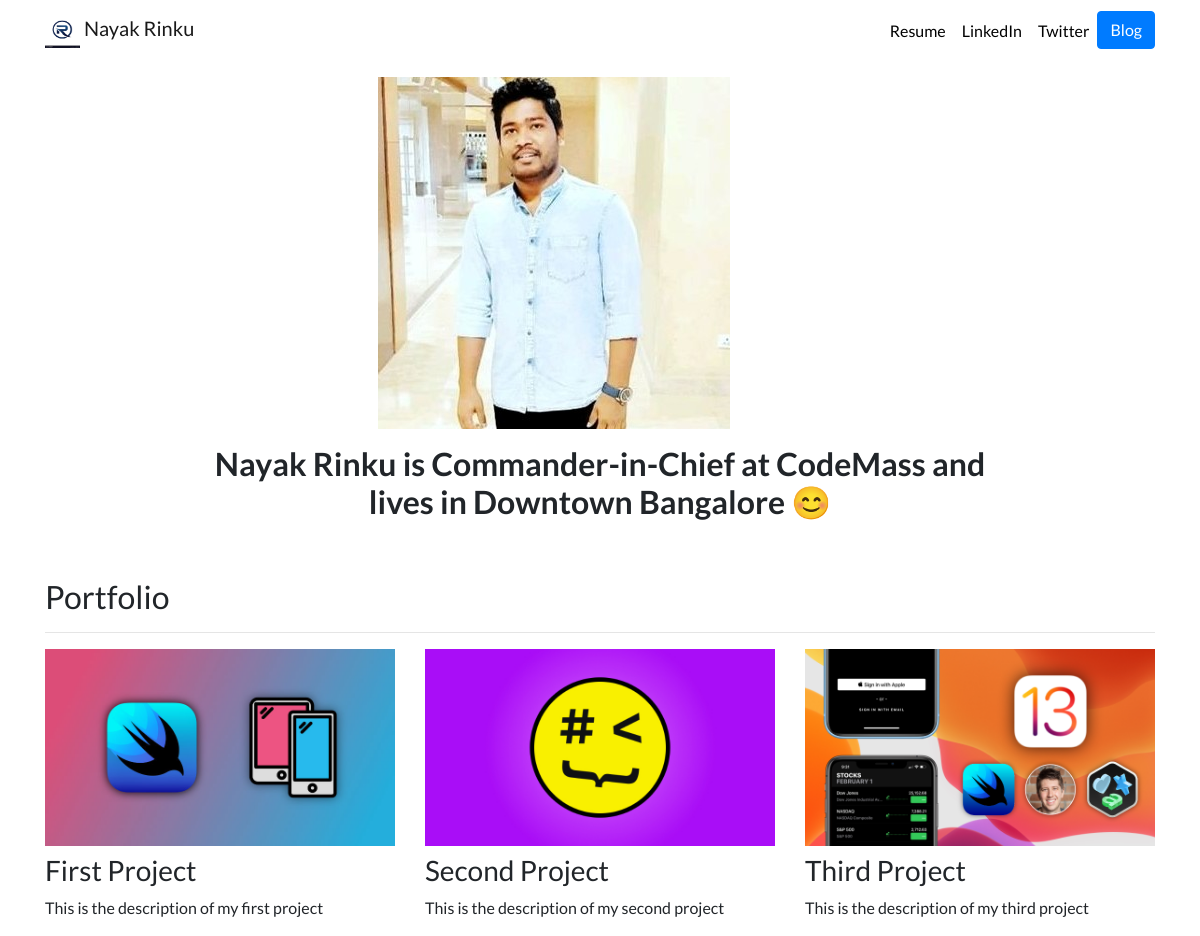
The page / on the database its author committed.
### portfolio/models.py (models this page shows, shortened)
class Project(models.Model):
    title = models.CharField(max_length=100)
    description = models.CharField(max_length=250)
    image = models.ImageField(upload_to='portfolio/images')
    url = models.URLField(blank=True)

### portfolio/views.py (the view)
# urls.py: 2. Add a URL to urlpatterns:  path('', views.home, name='home')
def home(request):
    projects = Project.objects.all()
    return render(request, 'portfolio/home.html', {'projects':projects})

### portfolio/templates/portfolio/home.html
{% extends "portfolio/base.html" %}
{% load static %}
{% block content %}
<div class="row justify-content-center my-3">
  <div class="col-5">
    <img src="{% static 'portfolio/rinku.jpg' %}" class="img-fluid">
  </div>
</div>
<div class="row justify-content-center mb-3">
  <div class="col-md-9 text-center">
    <h1 id="hometext" class="font-weight-bold">Nayak Rinku is Commander-in-Chief at CodeMass and lives in Downtown Bangalore 😊</h1>
  </div>
</div>
<h2 class="mt-5">Portfolio</h2>
<hr>
<div class="row">
  {% for project in projects %}
  <div class="col-lg-4 col-md-6">
    {% if project.url %}
    <a href="{{ project.url }}">
      <img src="{{ project.image.url }}" class="img-fluid mb-2">
    </a>
    {% else %}
    <img src="{{ project.image.url }}" class="img-fluid mb-2">
    {% endif %}
    <h3>{{ project.title }}</h3>
    <p>{{ project.description }}</p>
  </div>
  {% endfor %}
</div>
{% endblock %}

### portfolio/templates/portfolio/base.html (shortened to what this page needs)
{% load static %}
<!doctype html>
<html lang="en">
<head>
  <link rel="stylesheet" href="https://stackpath.bootstrapcdn.com/bootstrap/4.4.1/css/bootstrap.min.css">
  <link rel="stylesheet" href="{% static "portfolio/custom.css" %}">
</head>
<body>
  <nav id="topNav" class="navbar navbar-expand-md navbar-light">
    <div class="container">
      <a class="navbar-brand" href="{% url 'home' %}">
        <img src="{% static "portfolio/Logo.png" %}" width="35" height="35" class="d-inline-block align-top" alt="Nick's Logo">
        <span>Nayak Rinku</span>
      </a>
      <div class="collapse navbar-collapse text-center" id="navbarNav">
        <ul class="navbar-nav ml-auto">
          <li class="nav-item">
            <a class="nav-link" href="{% static "portfolio/rinku_resume.pdf" %}">Resume</a>
          </li>
          <li class="nav-item">
            <a class="nav-link" href="https://www.linkedin.com/in/rinku-nayak-39b21bb2" target="_blank">LinkedIn</a>
          </li>
          <li class="nav-item">
            <a class="nav-link" href="https://twitter.com/Rinkuna69142421" target="_blank">Twitter</a>
          </li>
          <li>
            <a role="button" href="{% url 'blog:all_blogs' %}" class="btn btn-primary">Blog</a>
          </li>
        </ul>
      </div>
    </div>
  </nav>
  <div class="container">
    {% block content %}{% endblock %}
  </div>
</body>
</html>

### portfolio/static/portfolio/custom.css (style rules this page uses)
.navbar-nav .nav-link { color: rgba(0,0,0,1) !important; }
body { font-family: 'Lato', sans-serif; }
@media (min-width: 992px) { #hometext { font-size: 2em; } }

### rows shown on the page
Project: image (picture), title "First Project", description "This is the description of my first project"
Project: image (picture), title "Second Project", description "This is the description of my second project"
Project: image (picture), title "Third Project", description "This is the description of my third project"
